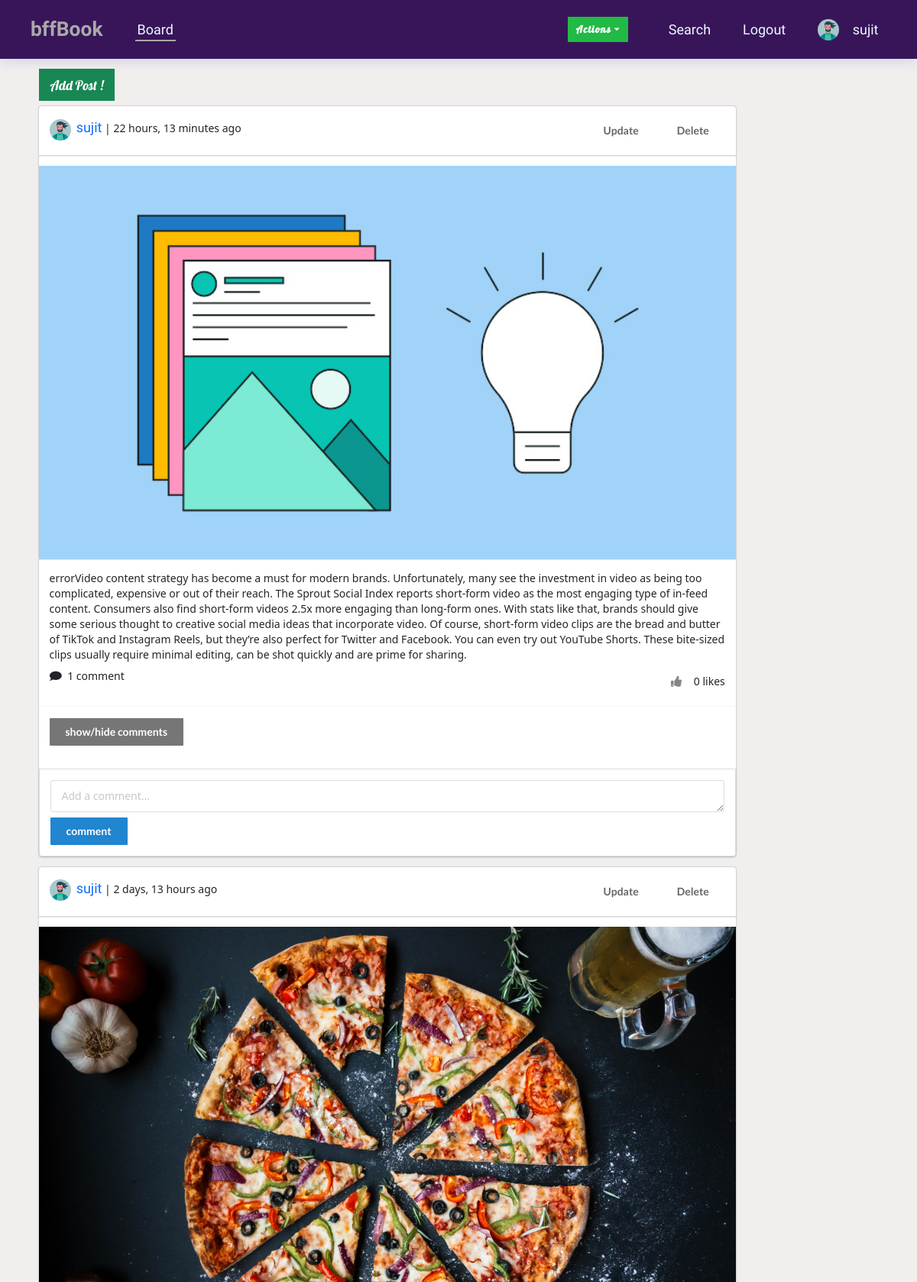
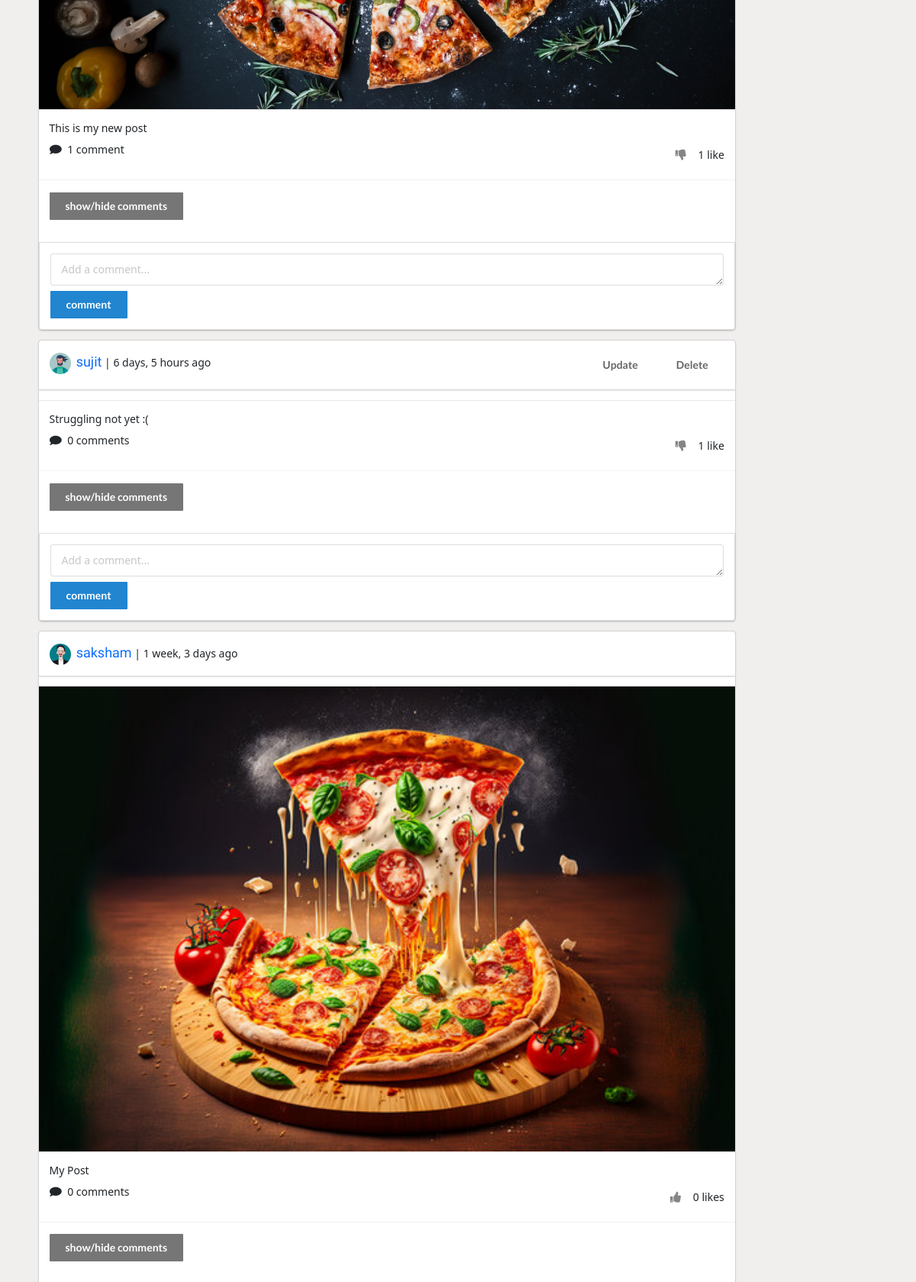
The page /posts/ (signed in, upper part) on the database its author committed (2 pictures, top to bottom).
### profiles/models.py (models this page shows, shortened)
class Profile(models.Model):
    first_name = models.CharField(max_length=200, blank=True)
    last_name = models.CharField(max_length=200, blank=True)
    user = models.OneToOneField(User, on_delete=models.CASCADE)
    bio = models.TextField(default='no bio...', blank=True, max_length=60)
    email = models.EmailField(blank=True)
    country = models.CharField(max_length=200, blank=True)
    avatar = models.ImageField(default='avatar.png', upload_to='avatars')
    friends = models.ManyToManyField(User, blank=True, related_name='friends',)
    slug = models.SlugField(unique=True, blank=True)
    updated = models.DateTimeField(auto_now=True)
    created = models.DateTimeField(auto_now_add=True)
    objects = ProfileManager()
    def __str__(self):
        return self.user.username
    def get_absolute_url(self, *args, **kwargs):
        return reverse('profiles:profile-detail-view', kwargs={'slug': self.slug})
    __initial_first_name = None
    __initial_last_name = None
    def __init__(self, *args, **kwargs):
        super().__init__(*args, **kwargs)
        self.__initial_first_name = self.first_name
        self.__initial_last_name = self.last_name

### posts/models.py (models this page shows, shortened)
class Post(models.Model):
    content = models.TextField()
    image = models.ImageField(upload_to='posts', validators=[FileExtensionValidator(['png', 'jpg'])], blank=True)
    liked = models.ManyToManyField(Profile, blank=True, related_name='likes')
    updated = models.DateTimeField(auto_now=True)
    created = models.DateTimeField(auto_now_add=True)
    author = models.ForeignKey(Profile, on_delete=models.CASCADE, related_name='posts')
    def num_likes(self):
        return self.liked.all().count()
    def num_comments(self):
        return self.comment_set.all().count()
    class Meta:
        ordering = ('-created',)

### posts/views.py (the view, shortened to what this page needs)
# urls.py: path('', views.post_comment_create_and_list_view, name='main-post-view'),
@login_required
def post_comment_create_and_list_view(request):
    posts = Post.objects.all()
    profile = Profile.objects.get(user=request.user)
    p_form = PostModelForm()
    c_form = CommentModelForm()
    post_added = False
    error = False
    ctx = {
        'posts': posts,
        'profile': profile,
        'p_form': p_form,
        'c_form': c_form,
        'post_added': post_added,
        'error': error
    }
    return render(request, 'posts/main.html', ctx)

### posts/forms.py
class PostModelForm(forms.ModelForm):
    content = forms.CharField(widget=forms.Textarea(attrs={'rows': 2}))
    class Meta:
        model = Post
        fields = ('content', 'image')

class CommentModelForm(forms.ModelForm):
    body = forms.CharField(label='', widget=forms.Textarea(attrs={'placeholder': 'Add a comment...', 'rows': 1}))
    class Meta:
        model = Comment
        fields = ('body',)

### profiles/context_processors.py (called while the page is built)
def invitation_receiced_no(request):
    if request.user.is_authenticated:
        profile = Profile.objects.get(user=request.user)
        count = Relationship.objects.invitations_received(profile).count()
        return {'invites_count': count}
    return {}

def requested_profiles_no(request):
    if request.user.is_authenticated:
        profile = Profile.objects.get(user=request.user)
        rel = Relationship.objects.filter(sender=profile)
        receivers = []
        for relation in rel:
            receivers.append(relation.receiver)
        receivers_count = len(receivers)
        return {'receivers_count': receivers_count}
    return {}

### profiles/models.py (called while the page is built)
    def invitations_received(self, receiver):
        qs = Relationship.objects.filter(receiver=receiver, status = 'sent')
        return qs

### posts/templates/posts/main.html (shortened to what this page needs)
{% extends "base.html" %}
{% block content %}
    <button style="border-radius: 0px; font-family: Lobster, sans-serif;" id="login-btn" class="btn btn-success btn-lg mb-7">Add Post !</button>
    <div class="row">
        <div class="col-lg-10 col-sm-12 mb-5">
            {% for post in posts %}
                <div class="ui fluid card">
                    <div class="ui fluid card">
                        <div class="content">
                            <div class="right floated meta">
                                {% if request.user == post.author.user %}
                                    <a href="{% url "posts:post-update" post.pk %}"><button class="ui button bwhite-lg">Update</button></a>
                                    <a href="{% url "posts:post-delete" post.pk %}"><button class="ui button bwhite-lg">Delete</button></a>
                                {% endif %}
                            </div>
                                <img class="ui avatar image" src="{{ post.author.avatar.url }}" alt="">
                                <span style="font-size: large;"><a href="{{ post.author.get_absolute_url }}">{{ post.author.user }}</a></span> | {{ post.created|timesince  }} ago
                        </div>
                    </div>
                    <div class="ui fluid image">
                        {% if post.image %}
                            <img src="{{ post.image.url }}" alt="">
                        {% endif %}
                    </div>
                    <div class="content">
                        <p>{{ post.content }}</p>
                        <div class="right floated">
                            <form action="{% url "posts:post-like-view" %}" method="post" class="like-form">
                                <button data-icon="up" data-action="{% if profile in post.liked.all %}un{% endif %}like" data-id="{{post.id}}" id="like-btn{{post.id}}" type="submit" class="ui bwhite-sm button like-btn">
                                    {% if profile not in post.liked.all %}
                                        <i id="icon{{post.id}}" class="thumbs up icon"></i></button>
                                    {% else %}
                                        <i id="icon{{post.id}}" class="thumbs down icon"></i></button>
                                    {% endif %}
                                        <span id="likes{{post.id}}">{{ post.num_likes }} like{{ post.num_likes|pluralize }}</span>
                            </form>
                        </div>
                        <i class="comment icon"></i>
                        <span id="comments{{post.id}}">{{ post.num_comments }} comment{{ post.num_comments|pluralize }}</span>
                    </div>
                    <div class="extra content">
                        <button style="border-radius: 1px;" data-id="{{post.id}}" class="cmt_btn ui button grey mb-5" id="cmt_btn">show/hide comments</button>
                    </div>
                    <div class="ui segment">
                        <form action="" method="post" id="form{{post.id}}" class="ui fluid form">
                            {{ c_form }}
                            <button data-id="{{post.id}}" style="border-radius: 1px;" style="margin-top: 10px;" type="submit" class="ui primary button mt-7 w-full cmnt-btn" name="submit_c_form">comment</button>
                        </form>
                    </div>
                </div>
            {% endfor %}
        </div>
    </div>
{% endblock %}

### templates/navbar.html (shortened to what this page needs)
{% load static %}
{% url "posts:main-post-view" as path_to_posts %}
{% url "profiles:my-profile-view" as path_to_my_profile %}
<!DOCTYPE html>
   <html lang="en">
   <head>
      <link rel="stylesheet" href="https://cdnjs.cloudflare.com/ajax/libs/remixicon/3.5.0/remixicon.css">
   </head>
   <body>
      <header class="nav-header" id="nav-header">
         <nav class="nav container">
            <div>
                <a style="font-family: Racing Sans One;" href="#" class="nav__logo"><span style="color: darkgrey; font-weight: 900; font-size: larger;">bffBook</a>
            </div>
            {% if request.user.is_authenticated %}
                <div>
                    <a style="color: aliceblue; font-size: large; padding: 3px;" class="float-right {% if request.path == path_to_posts %}custom-active{% endif %}" href="{{path_to_posts}}">Board</a>
                </div>
            {% endif %}
            <div class="nav__menu" id="nav-menu">
               <ul class="nav__list">
                  <li class="nav__item">
                    {% if request.user.is_authenticated %}
                        <div class="item">
                            <div style="font-family: Lobster, sans-serif; border-radius: 1px; letter-spacing: 1.2px;" class="small green ui button floating dropdown icon"> Actions
                                <i class="dropdown icon"></i>
                            </div>
                        </div>
                    {% endif %}
                  </li>
                {% if request.user.is_authenticated %}
                    <li class="nav__item">
                        <span id="search-text" style="cursor: pointer; color: aliceblue; font-family: Racing Sans One; font-size: large;">Search</span>
                    </li>
                {% endif %}
                  <li class="nav__item">
                    {% if request.user.is_authenticated %}
                    <form method="post" action="{% url "logout" %}" class="ui item form">
                        <input style="font-family: Racing Sans One, sans-serif; background-color: transparent; color: aliceblue; font-size: large;" type="submit" value="Logout">
                    </form>
                    {% endif %}
                  </li>
               </ul>
            </div>
            <div class="nav__actions">
                {% if request.user.is_authenticated %}
                    <img style="z-index: -100;" src={{request.user.profile.avatar.url}} class="ui avatar image">
                    <a href="{{ path_to_my_profile }}" class="nav__link">{{ request.user }}</a>
                {% else %}
                    <a style="margin-right: 1rem;" href="{% url "login" %}" class="nav__link">Login</a>
               {% endif %}
            </div>
         </nav>
      </header>
   </body>
</html>

### static/css/nav.css (style rules this page uses)
:root { --nav-header-height: 3.5rem; --first-color: hsl(230, 75%, 56%); --title-color: hsl(230, 75%, 15%); --text-color: hsl(230, 12%, 40%); --body-color: hsl(230, 100%, 98%); --container-color: hsl(230, 100%, 97%); --border-color: hsl(230, 25%, 80%); --h2-font-size: 1.25rem; --normal-font-size: .938rem; --font-regular: 400; --font-medium: 500; --font-semi-bold: 600; --z-fixed: 100; --z-modal: 1000; }
@media screen and (min-width: 1023px) { :root { --h2-font-size: 1.5rem; --normal-font-size: 1rem; } }
* { box-sizing: border-box; padding: 0; margin: 0; }
html { scroll-behavior: smooth; }
input, button { font-family: var(--body-font); font-size: var(--normal-font-size); }
body { background-color: var(--body-color); color: var(--text-color); }
input, button { border: none; outline: none; }
ul { list-style: none; }
a { text-decoration: none; }
img { display: block; max-width: 100%; height: auto; }
.container { max-width: 1120px; margin-inline: 1.5rem; }
.nav-header { position: fixed; top: 0; left: 0; width: 100%; background-color: #381559; box-shadow: 0 2px 16px hsla(230, 75%, 32%, .15); z-index: var(--z-fixed); }
.nav { height: var(--nav-header-height); display: flex; justify-content: space-between; align-items: center; }
.nav__logo { color: var(--title-color); font-weight: var(--font-semi-bold); font-size: 22px; transition: color .4s; }
.nav__actions { display: flex; align-items: center; column-gap: 1rem; }
:is(.nav__logo, .nav__search, .nav__login, .nav__toggle, .nav__link):hover { color: var(--first-color); }
.nav { height: calc(var(--nav-header-height) + 2rem); }
.nav__list { display: flex; flex-direction: column; row-gap: 2.5rem; text-align: center; }
.nav__link { color: aliceblue; font-size: 18px; transition: color .4s; }
@media screen and (min-width: 1023px) { .nav { height: calc(var(--nav-header-height) + 2rem); column-gap: 3rem; } }
@media screen and (min-width: 1023px) { .nav__menu { margin-left: auto; } }
@media screen and (min-width: 1023px) { .nav__list { flex-direction: row; column-gap: 3rem; align-items: center !important; } }
@media screen and (min-width: 1023px) { .nav__menu { align-items: center !important; } }
@media screen and (min-width: 1023px) { ol, ul, dl { margin-top: 0; margin-bottom: 0 !important; } }
@media screen and (min-width: 1150px) { .container { margin-inline: auto; } }
.custom-active { border-bottom: 2px solid darkgrey !important; }

### static/css/style.css (style rules this page uses)
body { background: #f1eeee !important; padding-top: 90px !important; }
.mb-7 { margin-bottom: 7px !important; }
.mb-5 { margin-bottom: 5px !important; }
.mt-7 { margin-top: 7px !important; }
.bwhite-lg { background-color: transparent !important; }
.bwhite-sm { background-color: transparent !important; width: 10px !important; }
a { text-decoration: none; font-family: Racing Sans One, sans-serif !important; }
.tablet.mobile.only .header, .ui.icon.button > .icon { color: #fff; }

### rows shown on the page
Post: shows "Update", author.avatar (picture), author.user "sujit", created "22 hours, 13 minutes", image (picture), content "errorVideo content strategy has become a must for modern brands. Unfortunately, many see the investment in video as being too complicated, expensive or out of their reach. The Sprout Social Index reports short-form video as the most engaging type of in-feed content. Consumers also find short-form videos 2.5x more engaging than long-form ones. With stats like that, brands should give some serious thought to creative social media ideas that incorporate video. Of course, short-form video clips are the bread and butter of TikTok and Instagram Reels, but they’re also perfect for Twitter and Facebook. You can even try out YouTube Shorts. These bite-sized clips usually require minimal editing, can…", num_likes "0", num_comments "1"
Post: shows "Update", author.avatar (picture), author.user "sujit", created "2 days, 13 hours", image (picture), content "This is my new post", num_likes "1", num_comments "1"
Post: shows "Update", author.avatar (picture), author.user "sujit", created "6 days, 5 hours", content "Struggling not yet :(", num_likes "1", num_comments "0"
Post: author.avatar (picture), author.user "saksham", created "1 week, 3 days", image (picture), content "My Post", num_likes "0", num_comments "0"

### other values the page prints
{{ request.user }} "sujit"
